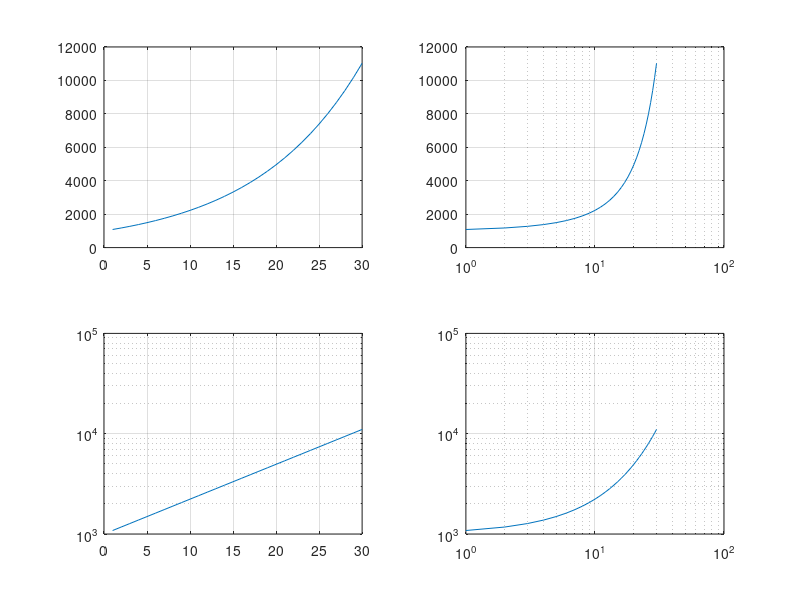

This chart was generated by the following MATLAB code:
%Problem 5.17

P_naught = 1000; r = .08; t = 1:30; %Define Constants


P = P_naught.*exp(r.*t) % Find the total amount of money earned at the end of 30 years with this formula 

%Part A, B, C, and D follow



subplot(2,2,1) % First quadrant
plot(t,P) % t vs p first quadrant using rectangular coordinates
grid on

subplot(2,2,2) %second quadrant
semilogx(t,P) % plot t vs p with the x axis scaled logarithmically
grid on

subplot(2,2,3) %third quadrant
semilogy(t,P) % plot t vs p with the y axis scaled logarithmically
grid on

subplot(2,2,4) %fourth quadrant
loglog(t,P) % plot t vs p with both x and y axis scaled logarithmically
grid on

